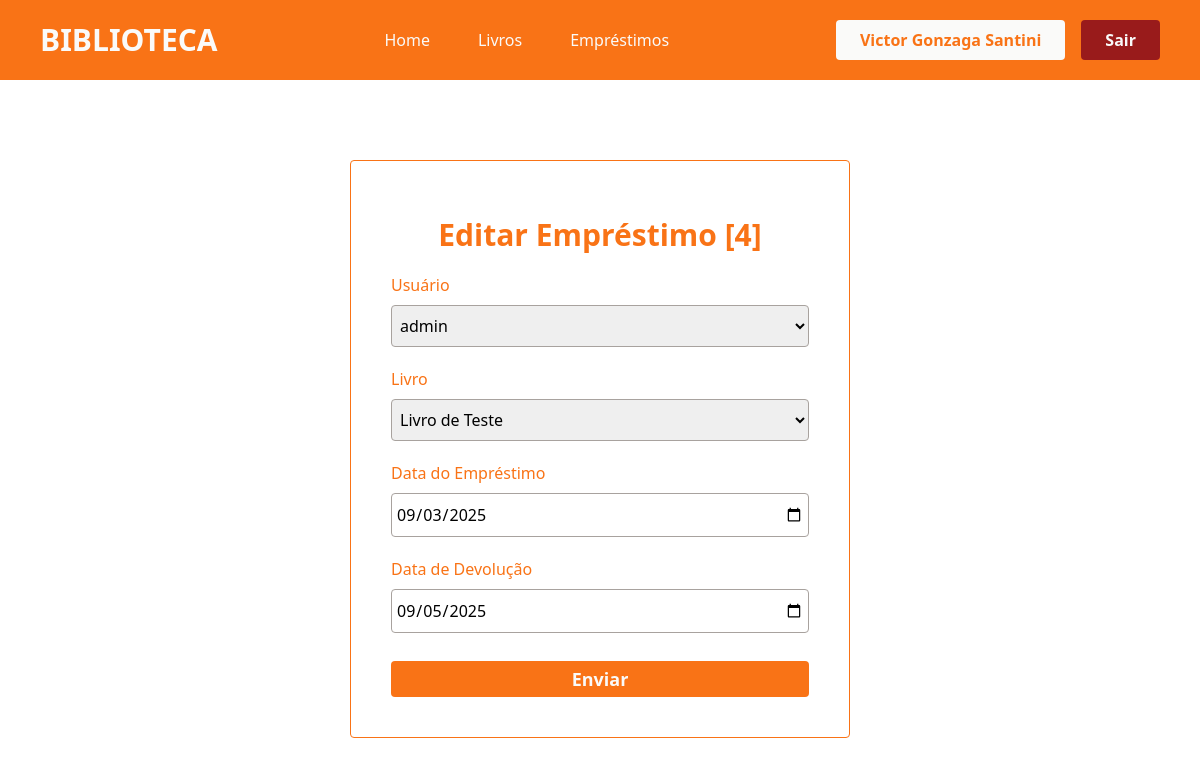
The page /emprestimos/editar/4 (signed in) on the database as committed earlier.
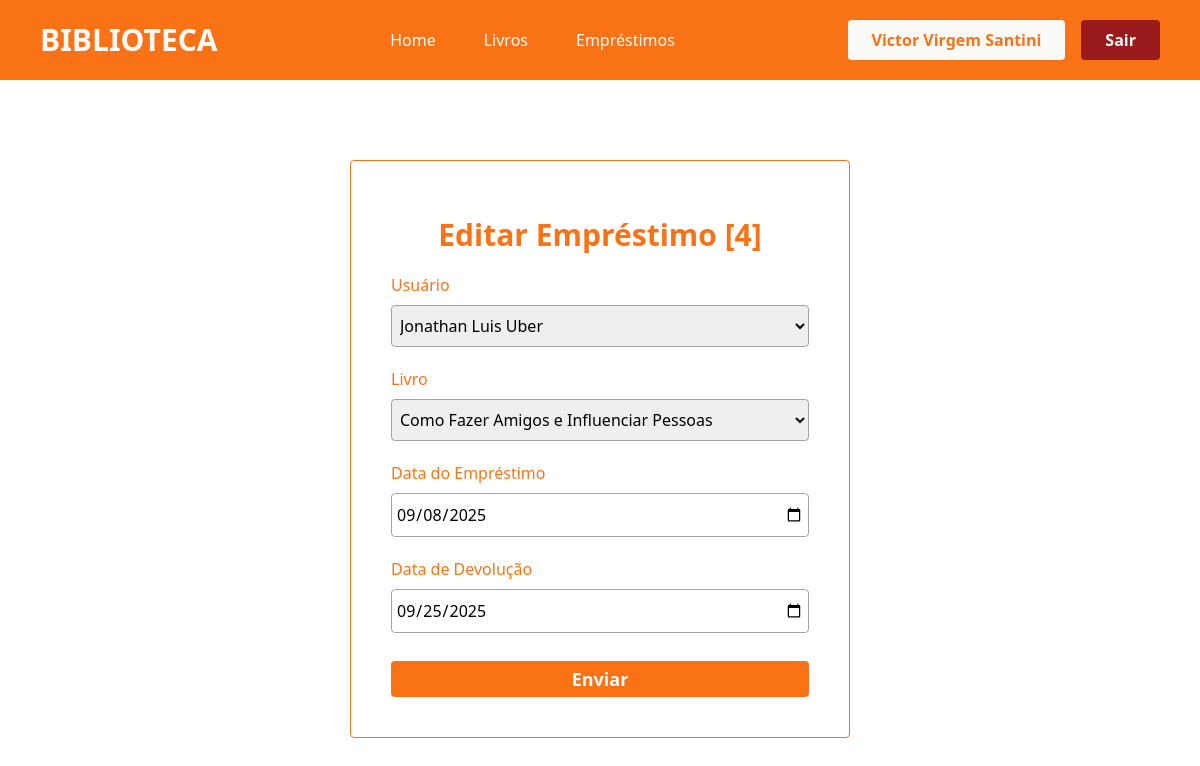
The same page on the database as committed later.
### app/models.py (models this page shows)
class User(db.Model, UserMixin):
    id = db.Column(db.Integer, primary_key=True)
    nome = db.Column(db.String(100), nullable=True)
    telefone = db.Column(db.String(100), nullable=True)
    email = db.Column(db.String(100), nullable=True)
    senha = db.Column(db.String(100), nullable=True)
    emprestimos = db.relationship('Emprestimo', backref='user', lazy=True)

class Emprestimo(db.Model):
    id = db.Column(db.Integer, primary_key=True)
    data_emprestimo = db.Column(db.DateTime, default=datetime.now)
    data_devolucao = db.Column(db.DateTime, default=datetime.now)
    user_id = db.Column(db.Integer, db.ForeignKey('user.id', name="fk_emprestimo_user"), nullable=True)
    livro_id = db.Column(db.Integer, db.ForeignKey('livro.id', name="fk_emprestimo_livro"), nullable=True)
    statusEmprestimo = db.Column(db.String(100), nullable=True)

### app/views.py (the view)
@app.route('/emprestimos/editar/<int:id>', methods=['GET', 'POST'])
@login_required
def editar_emprestimo(id):
    emprestimo = Emprestimo.query.get_or_404(id)
    form = EmprestimoForm(obj=emprestimo)
    if form.validate_on_submit():
        form.populate_obj(emprestimo)
        db.session.commit()
        return redirect(url_for('emprestimos'))
    return render_template('editar_emprestimo.html', form=form, emprestimo=emprestimo)

### app/forms.py (shortened to what this page needs)
class EmprestimoForm(FlaskForm):
    data_emprestimo = DateField('Data do Empréstimo', validators=[DataRequired()])
    data_devolucao = DateField('Data de Devolução', validators=[DataRequired()])
    user_id = SelectField('Usuário', coerce=int, validators=[DataRequired()])
    livro_id = SelectField('Livro', coerce=int, validators=[DataRequired()])
    statusEmprestimo = StringField('Status')
    btnSubmit = SubmitField('Enviar')
    def __init__(self, *args, **kwargs):
        super().__init__(*args, **kwargs)
        self.user_id.choices = [(u.id, u.nome) for u in User.query.all()]
        self.livro_id.choices = [(l.id, l.titulo) for l in Livro.query.all()]

### app/models.py (called while the page is built)
@login_manager.user_loader
def load_user(user_id):
    return User.query.get(user_id)

### app/templates/editar_emprestimo.html (shortened to what this page needs)
{% extends "head.html" %}
{% block content %}
<div class="container-login w-100 flex justify-center align-center">
    <section class="forms-login mt-[5rem] border-orange-500 border-[1px] p-10 rounded w-[500px]">
                <h3 class="text-center text-3xl font-bold mt-4 text-orange-500">Editar Empréstimo [{{emprestimo.id}}]</h3>
                <form action="{{ url_for('editar_emprestimo', id=emprestimo.id) }}" method="post" class="flex flex-col">
                    {{form.user_id.label(class="text-orange-500 font-medium mt-5")}}
                    {{form.user_id(class="border-[1px] rounded border-stone-400 mt-2 px-1 py-2 outline-orange-500 outline-2")}}
                    {{form.livro_id.label(class="text-orange-500 font-medium mt-5")}}
                    {{form.livro_id(class="border-[1px] rounded border-stone-400 mt-2 px-1 py-2 outline-orange-500 outline-2")}}
                    {{form.data_emprestimo.label(class="text-orange-500 font-medium mt-5")}}
                    {{form.data_emprestimo(class="border-[1px] rounded border-stone-400 mt-2 px-1 py-2 outline-orange-500 outline-2")}}
                    {{form.data_devolucao.label(class="text-orange-500 font-medium mt-5")}}
                    {{form.data_devolucao(class="border-[1px] rounded border-stone-400 mt-2 px-1 py-2 outline-orange-500 outline-2")}}
                    {{form.btnSubmit(class="bg-orange-500 w-100 text-stone-50 font-semibold text-lg mt-7 rounded py-1 hover:bg-orange-700 cursor-pointer transition-all duration-500")}}
                </form>
    </section>
</div>
{% endblock %}

### app/templates/header.html (shortened to what this page needs)
{% extends "head.html" %}
{% block content %}
<header class="font-sans px-10 py-5 bg-orange-500">
    <div class="container-header flex justify-between items-center">
        <div class="logo text-stone-50 font-bold text-3xl">
            <h1>BIBLIOTECA</h1>
        </div>
        <nav class="nav flex gap-12 text-stone-50 font-medium">
            <a href="{{ url_for('homepage') }}">Home</a>
            <a href="{{ url_for('livros') }}">Livros</a>
            <a href="{{ url_for('emprestimos') }}">Empréstimos</a>
        </nav>
        <div class="login flex gap-4">
            {% if current_user.is_authenticated %}
            <p class="bg-stone-50 px-6 py-2 text-orange-500 rounded font-semibold">{{current_user.nome}}</p>
                <a href="{{ url_for('logout') }}" class="bg-red-800 px-6 py-2 text-stone-50 rounded font-semibold cursor-pointer hover:bg-red-900 transition-all duration-500">Sair</a>
            {% endif %}
        </div>
    </div>
</header>
{% endblock %}

Rows that differ between the two databases and show on the page:
changed User: nome "Victor Gonzaga Santini" → "Victor Virgem Santini"
changed Emprestimo id 4: user_id "admin" → "Jonathan Luis Uber"; livro_id "Livro de Teste" → "Como Fazer Amigos e Influenciar Pessoas"; data_emprestimo "09/03/2025" → "09/08/2025"; data_devolucao "09/05/2025" → "09/25/2025"
